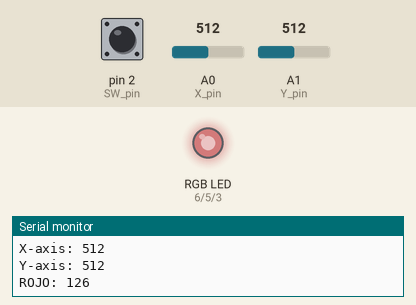
Simulated run of this sketch. Board: Arduino Uno, built with avr-gcc and run on an emulated ATmega328P. On the bench: an RGB LED mixed from three pins (HIGH = lit), the last lines printed to the serial monitor. The inputs (shaded band) are chosen by the test bench; at power-on: A0 (X_pin) = 512, A1 (Y_pin) = 512, pin 2 (SW_pin) HIGH. Dim RGB values are drawn brighter than linear.

Above: at 1.2 s.
1.3 s: A0 (X_pin) set to 1023
At 2.2 s:
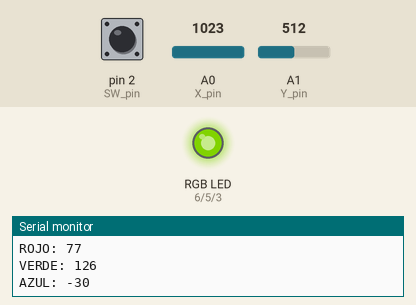
2.8 s: A1 (Y_pin) set to 716
At 3.5 s:
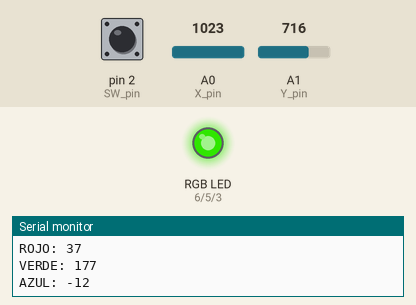
4.3 s: A1 (Y_pin) set to 754
At 4.7 s:
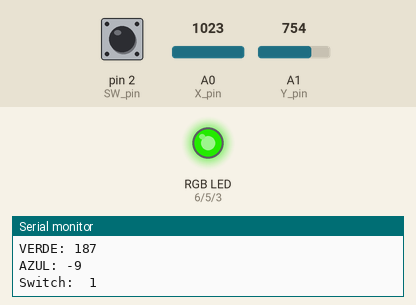
7.3 s: A0 (X_pin) set to 0
At 8.4 s:
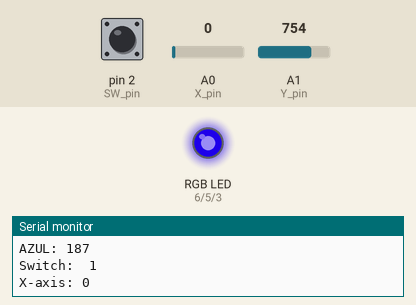
8.8 s: A0 (X_pin) set to 8
At 10.1 s:
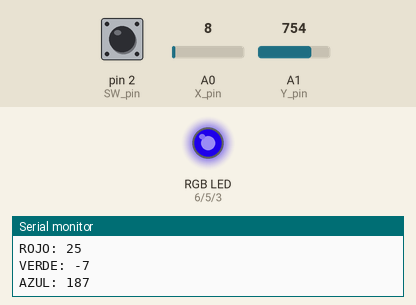
11.8 s: A0 (X_pin) set to 11
At 13.3 s:
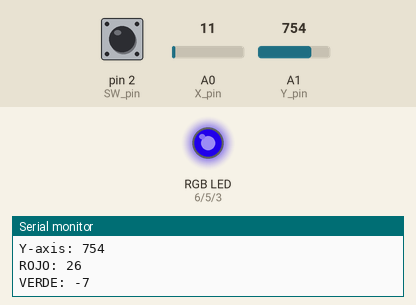
Timing chart, 0 to 14.3 s (numbered marks = the images above; inputs shaded):
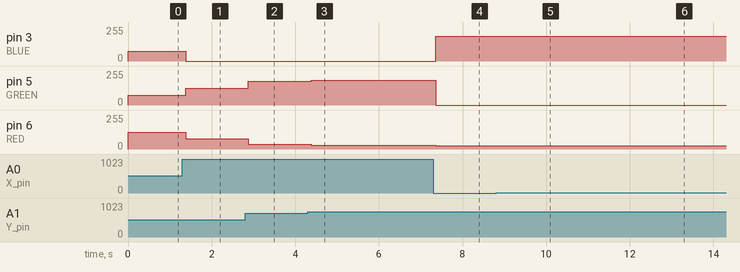

The sketch:

Analog_Joystick.ino
```cpp
const int SW_pin = 2; // digital pin connected to switch output
const int X_pin = 0; // analog pin connected to X output
const int Y_pin = 1; // analog pin connected to Y output
const int x_rojo = 530;
const int y_rojo = 0;
const int x_azul = 0;
const int y_azul = 1024;
const int x_verde = 1024;
const int y_verde = 1024;
#define BLUE 3
#define GREEN 5
#define RED 6
void setup() {
  pinMode(RED, OUTPUT);
  pinMode(GREEN, OUTPUT);
  pinMode(BLUE, OUTPUT);
  digitalWrite(RED, LOW);
  digitalWrite(GREEN, LOW);
  digitalWrite(BLUE, LOW);
  pinMode(SW_pin, INPUT);
  digitalWrite(SW_pin, HIGH);
  Serial.begin(9600);
}
int redValue;
int greenValue;
int blueValue;
int x;
int y;
void loop() {
  Serial.print("Switch:  ");
  Serial.print(digitalRead(SW_pin));
  Serial.print("\n");
  Serial.print("X-axis: ");
  x = analogRead(X_pin);
  Serial.print(x);
  Serial.print("\n");
  Serial.print("Y-axis: ");
  y = analogRead(Y_pin);
  Serial.println(y);
  Serial.print("\n\n");
  redValue = 255 - sqrt(pow(max(x_rojo,x)-min(x_rojo,x),2)+pow(max(y_rojo,y)-min(y_rojo,y),2))/4;
  Serial.print("ROJO: ");
  Serial.println(redValue);
  greenValue = 255 - sqrt(pow(max(x_verde,x)-min(x_verde,x),2)+pow(max(y_verde,y)-min(y_verde,y),2))/4;
  Serial.print("VERDE: ");
  Serial.println(greenValue);
  blueValue = 255 - sqrt(pow(max(x_azul,x)-min(x_azul,x),2)+pow(max(y_azul,y)-min(y_azul,y),2))/4;
  Serial.print("AZUL: ");
  Serial.println(blueValue);
  if(blueValue < 0){
    blueValue = 0;
  }
  if(redValue < 0){
    redValue = 0;
  }
  if(greenValue < 0){
    greenValue = 0;
  }
  analogWrite(BLUE, blueValue);
  analogWrite(GREEN, greenValue);
  analogWrite(RED, redValue);
  delay(100);

  /*
  Serial.print("Switch:  ");
  Serial.print(digitalRead(SW_pin));
  Serial.print("\n");
  Serial.print("X-axis: ");
  Serial.print(analogRead(X_pin));
  Serial.print("\n");
  Serial.print("Y-axis: ");
  Serial.println(analogRead(Y_pin));
  Serial.print("\n\n");
  delay(1000);
  */
}
```

Measured:
- after the input at 1.3 s, pin 3 (BLUE): 73/255 → 0/255 after 0.08 s; pin 5 (GREEN): 73/255 → 126/255 after 0.08 s; pin 6 (RED): 126/255 → 77/255 after 0.08 s
- after the input at 2.8 s, pin 5 (GREEN): 126/255 → 177/255 after 0.08 s; pin 6 (RED): 77/255 → 37/255 after 0.08 s
- after the input at 4.3 s, pin 5 (GREEN): 177/255 → 187/255 after 0.08 s; pin 6 (RED): 37/255 → 29/255 after 0.08 s
- after the input at 7.3 s, pin 3 (BLUE): 0/255 → 187/255 after 0.05 s; pin 5 (GREEN): 187/255 → 0/255 after 0.05 s; pin 6 (RED): 29/255 → 24/255 after 0.05 s
- after the input at 8.8 s, pin 6 (RED): 24/255 → 25/255 after 0.10 s
- after the input at 11.8 s, pin 6 (RED): 25/255 → 26/255 after 0.09 s
